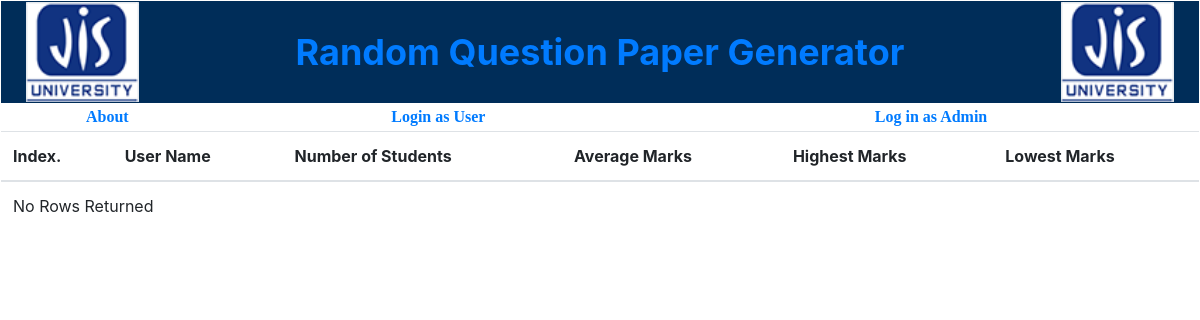
Before: /webpages/consoleReport.php with the older database file.
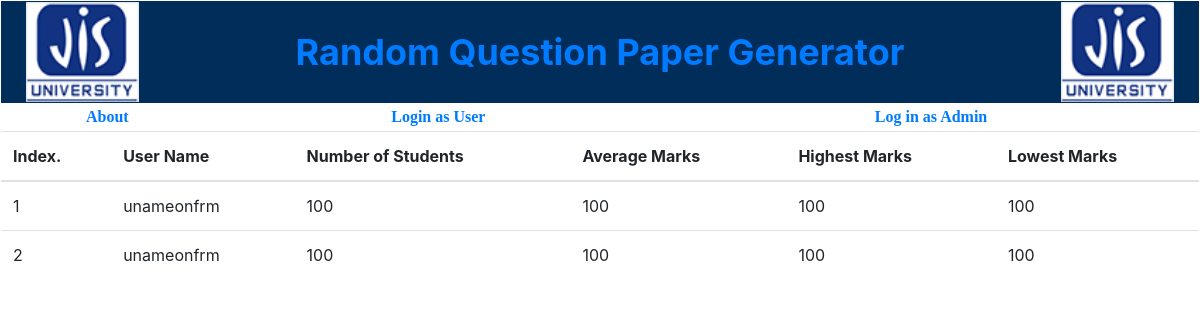
After: the same page with the newer database file.
### tables this page shows
CREATE TABLE IF NOT EXISTS `report` (
  `slno` int(10) NOT NULL AUTO_INCREMENT,
  `username` varchar(255) NOT NULL,
  `nstudents` varchar(255) NOT NULL,
  `amarks` int(10) NOT NULL,
  `hmarks` int(10) NOT NULL,
  `lmarks` int(10) NOT NULL,
  PRIMARY KEY (`slno`)
);

### webpages/consoleReport.php (the view, shortened to what this page needs)
<?php include("header.php"); ?>
<div class="main">
 <?php
$servername = "localhost";
$username = "testuser";
$password = "test123";
$database = "testdb";
$conn = mysqli_connect($servername, $username, $password, $database);
 $sql = 'SELECT * FROM `report`';
 if( !( $result = $conn->query($sql) ) ){
   echo 'Retrieval of data from Database Failed - #'.mysql_errno().': '.mysql_error();
 }else{
   ?>
<table class="table">
 <thead>
   <tr>
	 	 <th>Index.</th>
     <th>User Name</th>
     <th>Number of Students</th>
     <th>Average Marks</th>
	<th>Highest Marks</th>
    <th>Lowest Marks</th>
   </tr>
 </thead>
 <tbody>
   <?php
     if( $result->num_rows == 0 ){
       echo '<tr><td colspan="4">No Rows Returned</td></tr>';
     }else{
       while( $row = $result->fetch_array(MYSQLI_ASSOC) ){
				 echo "<tr><td>{$row['slno']}</td><td>{$row['username']}</td><td>{$row['nstudents']}</td><td>{$row['amarks']}</td><td>{$row['hmarks']}</td><td>{$row['lmarks']}</td></tr>\n";
       }
     }
   ?>
 </tbody>
</table>
   <?php
 }
?>

### webpages/header.php (shortened to what this page needs)
<?php
$header=<<<'EOD'
<!DOCTYPE html>
<html lang="en">
<head>
    <title>Random Question Paper Generator</title>
    <meta charset="utf-8">
    <meta name="viewport" content="width=device-width, initial-scale=1, shrink-to-fit=no">
    <link rel="stylesheet" href="https://maxcdn.bootstrapcdn.com/bootstrap/4.0.0/css/bootstrap.min.css">
    <script src="https://code.jquery.com/jquery-3.2.1.slim.min.js"></script>
    <script src="https://cdnjs.cloudflare.com/ajax/libs/popper.js/1.12.9/umd/popper.min.js"></script>
    <script src="https://maxcdn.bootstrapcdn.com/bootstrap/4.0.0/js/bootstrap.min.js"></script>
    <link rel="stylesheet" href="https://cdnjs.cloudflare.com/ajax/libs/font-awesome/4.7.0/css/font-awesome.min.css">
	<link href="https://fonts.googleapis.com/css?family=Dekko|Josefin+Sans|Libre+Barcode+128+Text" rel="stylesheet">
	<link rel="stylesheet" type="text/css" href="../css/style.css">
</head>
<body>
<table width=100%>
    <tr>
        <td>
<table width=100%>
        <tr style="background:#002D59;">
        <td><center><img src="../images/logo.png" height="100px" weight="100px" alt="Logo"></center></td>
        <td style="text-align:center;font-size:36px;font-weight:bold; color:#FFF"><a href="index.php">Random Question Paper Generator</a></td>
        <td><center><img src="../images/logo.png" height="100px" weight="100px" alt="Logo"></center></td>
    </tr>
</table>
<table width="100%" border="1" style="border-color:#FFF;">
        <tr style="background:#FFF;">
                <td style="color:rgb(255, 255, 255); font-family: 'Times New Roman', Times, serif;"><b><center><a href="AboutTraining.php">About</a></center></b></td>
                <td style="color:#FFF; font-family: 'Times New Roman', Times, serif;"><b><center><a href="LAU.php">Login as User</a></center></b></td>
                <td style="color:#FFFFFF; font-family: 'Times New Roman', Times, serif;"><b><center><a href="LAA.php">Log in as Admin</a></center></b></td>
        </tr>
</table>
EOD;
echo $header;

Changed rows visible on the page:
added report: slno "1", username "unameonfrm", nstudents "100", amarks "100", hmarks "100", lmarks "100"
added report: slno "2", username "unameonfrm", nstudents "100", amarks "100", hmarks "100", lmarks "100"
Other visible differences:
text no longer shown: "No Rows Returned"
